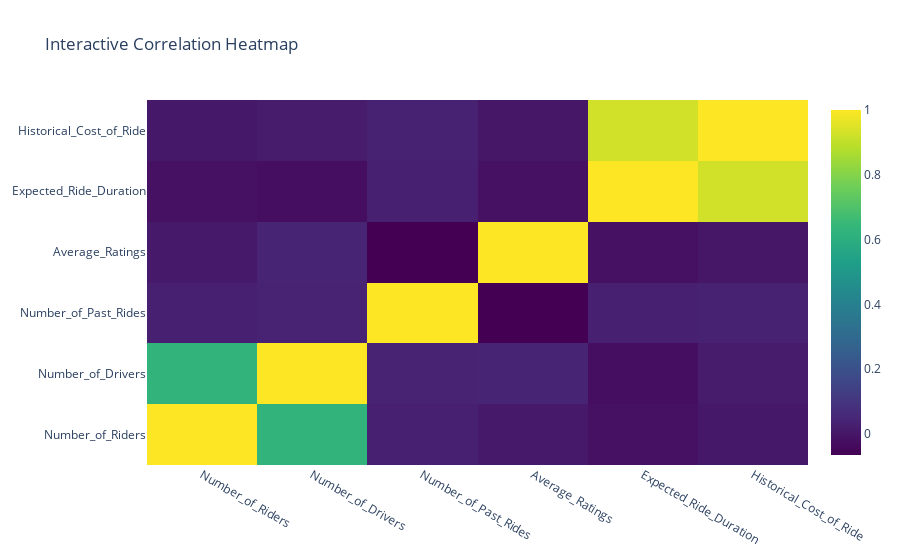

The code cell stored with this chart in its notebook:
### Code cell
import plotly.graph_objs as go
import numpy as np

# Correlation matrix
corr_matrix = df[numeric_columns].corr().values
heatmap_data = go.Heatmap(
    z=corr_matrix,
    x=numeric_columns,
    y=numeric_columns,
    colorscale='Viridis',
    hoverongaps=False
)

# Create a layout and plot it
layout = go.Layout(
    title='Interactive Correlation Heatmap',
    xaxis_nticks=36,
    yaxis_nticks=36
)
fig = go.Figure(data=[heatmap_data], layout=layout)
fig.show()

### Figure 1 — Plotly figure (JSON) as saved in the notebook; plotly's stock layout.template omitted (floating-point values rounded to 4 significant figures)
{"data": [{"colorscale": [[0, "#440154"], [0.1111, "#482878"], [0.2222, "#3e4989"], [0.3333, "#31688e"], [0.4444, "#26828e"], [0.5556, "#1f9e89"], [0.6667, "#35b779"], [0.7778, "#6ece58"], [0.8889, "#b5de2b"], [1, "#fde725"]], "hoverongaps": false, "type": "heatmap", "x": ["Number_of_Riders", "Number_of_Drivers", "Number_of_Past_Rides", "Average_Ratings", "Expected_Ride_Duration", "Historical_Cost_of_Ride"], "y": ["Number_of_Riders", "Number_of_Drivers", "Number_of_Past_Rides", "Average_Ratings", "Expected_Ride_Duration", "Historical_Cost_of_Ride"], "z": [[1, 0.627, 0.02927, 0.008572, -0.01586, 0.005826], [0.627, 1, 0.03966, 0.0412, -0.02442, 0.01708], [0.02927, 0.03966, 1, -0.06473, 0.03068, 0.03586], [0.008572, 0.0412, -0.06473, 1, -0.01697, -0.001063], [-0.01586, -0.02442, 0.03068, -0.01697, 1, 0.9275], [0.005826, 0.01708, 0.03586, -0.001063, 0.9275, 1]]}], "layout": {"title": {"text": "Interactive Correlation Heatmap"}, "xaxis": {"nticks": 36}, "yaxis": {"nticks": 36}}}
